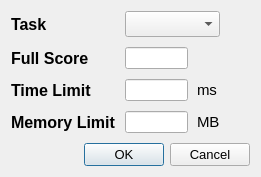
<?xml version="1.0" encoding="UTF-8"?>
<ui version="4.0">
 <class>AddTaskDialog</class>
 <widget class="QDialog" name="AddTaskDialog">
  <property name="geometry">
   <rect>
    <x>0</x>
    <y>0</y>
    <width>261</width>
    <height>177</height>
   </rect>
  </property>
  <property name="minimumSize">
   <size>
    <width>197</width>
    <height>164</height>
   </size>
  </property>
  <property name="windowTitle">
   <string>Add Task</string>
  </property>
  <layout class="QGridLayout" name="gridLayout">
   <property name="horizontalSpacing">
    <number>9</number>
   </property>
   <property name="verticalSpacing">
    <number>10</number>
   </property>
   <item row="0" column="0">
    <widget class="QLabel" name="taskLabel">
     <property name="styleSheet">
      <string notr="true">font-size:12pt;font-weight:bold;</string>
     </property>
     <property name="text">
      <string>Task</string>
     </property>
    </widget>
   </item>
   <item row="0" column="1" colspan="2">
    <widget class="QComboBox" name="taskBox">
     <property name="styleSheet">
      <string notr="true">font-size:11pt;</string>
     </property>
    </widget>
   </item>
   <item row="1" column="0">
    <widget class="QLabel" name="fullScoreLabel">
     <property name="styleSheet">
      <string notr="true">font-size:12pt;font-weight:bold;</string>
     </property>
     <property name="text">
      <string>Full Score</string>
     </property>
    </widget>
   </item>
   <item row="1" column="1">
    <widget class="QLineEdit" name="fullScore">
     <property name="maximumSize">
      <size>
       <width>75</width>
       <height>22</height>
      </size>
     </property>
     <property name="styleSheet">
      <string notr="true">font-size:11pt;</string>
     </property>
    </widget>
   </item>
   <item row="2" column="0">
    <widget class="QLabel" name="timeLimitLabel">
     <property name="styleSheet">
      <string notr="true">font-size:12pt;font-weight:bold;</string>
     </property>
     <property name="text">
      <string>Time Limit</string>
     </property>
    </widget>
   </item>
   <item row="2" column="1">
    <widget class="QLineEdit" name="timeLimit">
     <property name="maximumSize">
      <size>
       <width>75</width>
       <height>22</height>
      </size>
     </property>
     <property name="styleSheet">
      <string notr="true">font-size:11pt;</string>
     </property>
    </widget>
   </item>
   <item row="2" column="2">
    <widget class="QLabel" name="msLabel">
     <property name="styleSheet">
      <string notr="true">font-size:11pt;</string>
     </property>
     <property name="text">
      <string>ms</string>
     </property>
    </widget>
   </item>
   <item row="3" column="0">
    <widget class="QLabel" name="memoryLimitLabel">
     <property name="styleSheet">
      <string notr="true">font-size:12pt;font-weight:bold;</string>
     </property>
     <property name="text">
      <string>Memory Limit</string>
     </property>
    </widget>
   </item>
   <item row="3" column="1">
    <widget class="QLineEdit" name="memoryLimit">
     <property name="maximumSize">
      <size>
       <width>75</width>
       <height>22</height>
      </size>
     </property>
     <property name="styleSheet">
      <string notr="true">font-size:11pt;</string>
     </property>
    </widget>
   </item>
   <item row="3" column="2">
    <widget class="QLabel" name="mbLabel">
     <property name="styleSheet">
      <string notr="true">font-size:11pt;</string>
     </property>
     <property name="text">
      <string>MB</string>
     </property>
    </widget>
   </item>
   <item row="4" column="0" colspan="4">
    <widget class="QDialogButtonBox" name="buttonBox">
     <property name="styleSheet">
      <string notr="true">font-size:10pt;</string>
     </property>
     <property name="orientation">
      <enum>Qt::Horizontal</enum>
     </property>
     <property name="standardButtons">
      <set>QDialogButtonBox::Cancel|QDialogButtonBox::Ok</set>
     </property>
    </widget>
   </item>
   <item row="2" column="3">
    <spacer name="horizontalSpacer">
     <property name="orientation">
      <enum>Qt::Horizontal</enum>
     </property>
     <property name="sizeHint" stdset="0">
      <size>
       <width>33</width>
       <height>20</height>
      </size>
     </property>
    </spacer>
   </item>
   <item row="3" column="3">
    <spacer name="horizontalSpacer_2">
     <property name="orientation">
      <enum>Qt::Horizontal</enum>
     </property>
     <property name="sizeHint" stdset="0">
      <size>
       <width>33</width>
       <height>20</height>
      </size>
     </property>
    </spacer>
   </item>
  </layout>
 </widget>
 <resources/>
 <connections>
  <connection>
   <sender>buttonBox</sender>
   <signal>accepted()</signal>
   <receiver>AddTaskDialog</receiver>
   <slot>accept()</slot>
   <hints>
    <hint type="sourcelabel">
     <x>248</x>
     <y>254</y>
    </hint>
    <hint type="destinationlabel">
     <x>157</x>
     <y>274</y>
    </hint>
   </hints>
  </connection>
  <connection>
   <sender>buttonBox</sender>
   <signal>rejected()</signal>
   <receiver>AddTaskDialog</receiver>
   <slot>reject()</slot>
   <hints>
    <hint type="sourcelabel">
     <x>316</x>
     <y>260</y>
    </hint>
    <hint type="destinationlabel">
     <x>286</x>
     <y>274</y>
    </hint>
   </hints>
  </connection>
 </connections>
</ui>
